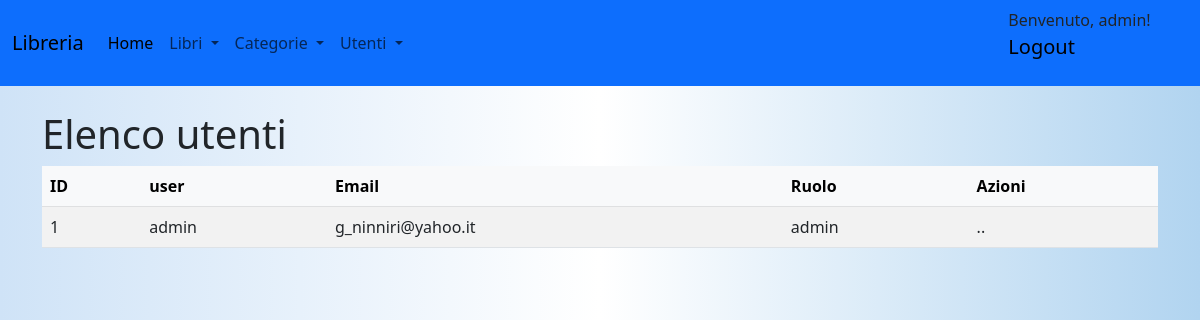
The app's page /utenti (signed in) with its own data.
### models/models.py (models this page shows, shortened)
class Utente(db.Model):
    __tablename__ = "utenti"
    id = db.Column(db.Integer, primary_key=True)
    username = db.Column(db.String(50), unique=True, nullable=False)
    email = db.Column(db.String(100), unique=True, nullable=False)
    password_hash = db.Column(db.String(200), nullable=False)
    ruolo = db.Column(db.String(50), nullable=False, default="utente")  # "admin" | "bibliotecario" | "utente"
    @property
    def is_authenticated(self):
        return True

### app.py (the view)
@app.route('/utenti')
@login_required
def utenti():
    utenti = get_all_utenti()
    return render_template('utenti.html', utenti=utenti)

### app.py (called while the page is built)
@login_manager.user_loader
def load_user(user_id):
    return Utente.query.get(int(user_id))

### services/utenti_service.py (called while the page is built)
def get_all_utenti():
    return Utente.query.all()

### templates/utenti.html
{% extends "form.html" %}
{% block content %}
<h1>Elenco utenti</h1>
<table class="table table-striped">
    <thead class="table-light">
        <tr>
            <th>ID</th>
            <th>user</th>
            <th>Email</th>
            <th>Ruolo</th>
            <th>Azioni</th>
        </tr>
    </thead>
    <tbody>
        {% for utente in utenti %}
        <tr>
            <td>{{ utente.id }}</td>
            <td>{{ utente.username }}</td>
            <td>{{ utente.email }}</td>
            <td>{{ utente.ruolo }}</td>
            <td>
                ..
            </td>
        </tr>
        {% endfor %}
    </tbody>
</table>
{% endblock %}

### templates/form.html (shortened to what this page needs)
<!DOCTYPE html>
<html lang="it">
<head>
    <link href="{{ url_for('static', filename='css/style.css') }}" rel="stylesheet">
    <link href="https://cdn.jsdelivr.net/npm/bootstrap@5.3.2/dist/css/bootstrap.min.css" rel="stylesheet">
    <link href="https://cdnjs.cloudflare.com/ajax/libs/font-awesome/6.5.1/css/all.min.css" rel="stylesheet">
    <link href="https://cdnjs.cloudflare.com/ajax/libs/twitter-bootstrap/5.3.0/css/bootstrap.min.css" rel="stylesheet">
    <link href="https://cdn.datatables.net/2.1.8/css/dataTables.bootstrap5.css" rel="stylesheet">
</head>
<body>
    <nav class="navbar navbar-expand-lg">
        <div class="container-fluid">
            <a class="navbar-brand" href="#">Libreria</a>
            <div class="collapse navbar-collapse" id="navbarSupportedContent">
                <ul class="navbar-nav me-auto mb-2 mb-lg-0">
                    <li class="nav-item">
                        <a class="nav-link active" aria-current="page" href="/home">Home</a>
                    </li>
                    <li class="nav-item dropdown">
                        <a class="nav-link dropdown-toggle" href="#" role="button" data-bs-toggle="dropdown"
                            aria-expanded="false">
                            Libri
                        </a>
                    </li>
                    <li class="nav-item dropdown">
                        <a class="nav-link dropdown-toggle" href="#" role="button" data-bs-toggle="dropdown"
                            aria-expanded="false">
                            Categorie
                        </a>
                    </li>
                    <li class="nav-item dropdown">
                        <a class="nav-link dropdown-toggle" href="#" role="button" data-bs-toggle="dropdown"
                            aria-expanded="false">
                            Utenti
                        </a>
                    </li>
                </ul>
            </div>
        </div>
        {% if current_user.is_authenticated %}
        <p>Benvenuto, {{ current_user.username }}!
            <a class="navbar-brand" href="{{ url_for('utenti.logout') }}">Logout</a>
        </p>
        {% else %}
        <a class="navbar-brand" href="{{ url_for('utenti.login') }}">Login</a>
        <a class="navbar-brand" href="{{ url_for('utenti.register') }}">Registrati</a>
        {% endif %}
    </nav>
    <div class="container mt-4">
        {% block content %}{% endblock %}
    </div>
</body>
</html>

### static/css/style.css (style rules this page uses)
:root { --primary-color: #4CAF50; --hover-color: #45a049; --background-color: #fff; --btn-primary: #0d6efd; }
body { background: linear-gradient(to right, #cfe3f7, #fff, #b1d4f0); color: #333; font-family: 'Times New Roman', Times, serif; }
nav.navbar { background-color: var(--btn-primary); }

### records on screen
Utente: username "admin", id "1", email "g_ninniri@yahoo.it", ruolo "admin"
